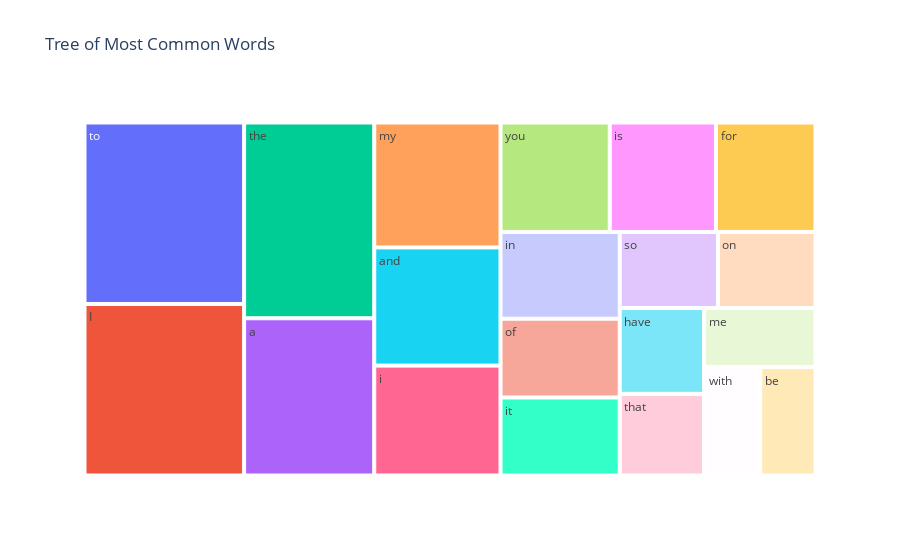

Notebook source saved alongside this figure:
### Code cell
fig = px.treemap(temp, path=['Common_words'], values='count',title='Tree of Most Common Words')
fig.show()

### Figure 1 — Plotly figure (JSON) as saved in the notebook; plotly's stock layout.template omitted (floating-point values rounded to 4 significant figures)
{"data": [{"branchvalues": "total", "domain": {"x": [0, 1], "y": [0, 1]}, "hovertemplate": "labels=%{label}<br>count=%{value}<br>parent=%{parent}<br>id=%{id}<extra></extra>", "ids": ["I", "a", "and", "be", "for", "have", "i", "in", "is", "it", "me", "my", "of", "on", "so", "that", "the", "to", "with", "you"], "labels": ["I", "a", "and", "be", "for", "have", "i", "in", "is", "it", "me", "my", "of", "on", "so", "that", "the", "to", "with", "you"], "name": "", "parents": ["", "", "", "", "", "", "", "", "", "", "", "", "", "", "", "", "", "", "", ""], "type": "treemap", "values": [5437, 4063, 2964, 1190, 2163, 1438, 2756, 2053, 2310, 1847, 1307, 3132, 1865, 1473, 1483, 1367, 5059, 5752, 1210, 2375]}], "layout": {"legend": {"tracegroupgap": 0}, "title": {"text": "Tree of Most Common Words"}}}
